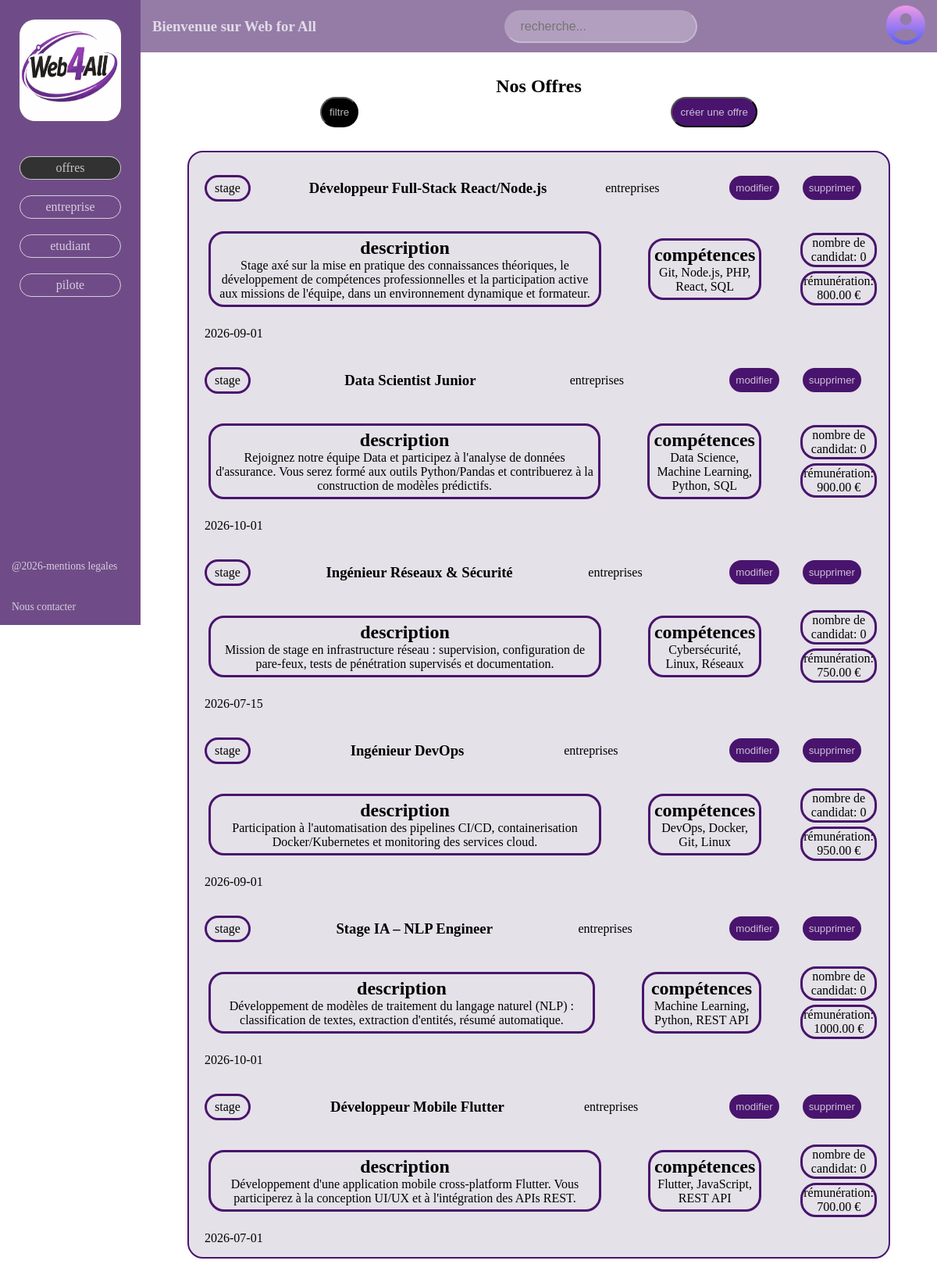
Screenshot of /index.php?controller=offers&action=index with the database file from the repository.
### tables this page shows
CREATE TABLE offre (
  id            INT UNSIGNED AUTO_INCREMENT PRIMARY KEY,
  titre         VARCHAR(200) NOT NULL,
  description   TEXT NOT NULL,
  remuneration  DECIMAL(8,2) UNSIGNED,
  date_debut    DATE,
  date_fin      DATE,
  duree_mois    TINYINT UNSIGNED,
  id_entreprise INT UNSIGNED NOT NULL,
  created_at    DATETIME NOT NULL DEFAULT CURRENT_TIMESTAMP,
  FOREIGN KEY (id_entreprise) REFERENCES entreprise(id) ON DELETE CASCADE
);

### app/controllers/OffersController.php (called while the page is built)
<?php
class OffersController {
    public function index() {
        require_once ROOT . '/app/models/OfferModel.php';
        $offers = (new OfferModel())->getAll();
        require_once ROOT . '/app/views/pages/offers.php';
    }
}
?>

### app/models/OfferModel.php (called while the page is built, shortened)
<?php
final class OfferModel
{
    public function getAll(): array
    {
        $pdo = Database::getPdo();
        $sql = "
            SELECT
                o.id,
                o.titre,
                o.description,
                o.remuneration,
                o.date_debut,
                o.date_fin,
                o.duree_mois,
                o.created_at,
                e.nom AS entreprise_nom,
                (SELECT COUNT(*) FROM candidature ca WHERE ca.id_offre = o.id) AS nb_candidatures,
                GROUP_CONCAT(DISTINCT c.libelle ORDER BY c.libelle SEPARATOR ', ') AS competences
            FROM offre o
            JOIN entreprise e ON o.id_entreprise = e.id
            LEFT JOIN offre_competence oc ON oc.id_offre = o.id
            LEFT JOIN competence c ON c.id = oc.id_competence
            GROUP BY o.id
            ORDER BY o.created_at DESC
        ";
        return $pdo->query($sql)->fetchAll();
    }
}

### app/views/pages/offers.php (the view, shortened to what this page needs)
<?php $cssExtra = '<link rel="stylesheet" href="/public/styles/offre.css">'; ?>
<section id="presentation-offre">
    <h1>Nos Offres</h1>
</section>
<section id="outils-offre">
    <button id="filtre" onclick="">filtre</button>
    <button id="creation-offre" onclick="ouvrir('popup-creer-offre')">créer une offre</button>
</section>
<section id="nos-offres">
    <div class="offres">
        <?php foreach (($offers ?? []) as $offer): ?>
            <div class="offre">
                <div class="debut-contenu-offre">
                    <div class="type" onclick="ouvrir('popup-postuler-offre')">stage</div>
                    <div class="title"><h3><?= htmlspecialchars((string)($offer['titre'] ?? ''), ENT_QUOTES, 'UTF-8') ?></h3></div>
                    <div><a class="employeur" href="/index.php?controller=entreprise&action=index">entreprises</a></div>
                    <div class="modification-offre">
                        <button onclick="ouvrir('popup-modifier-offre')">modifier</button>
                        <button onclick="ouvrir('popup-supprimer-offre')">supprimer</button>
                    </div>
                </div>
                <div class="contenu-offre">
                    <div class="description">
                        <h2>description</h2>
                        <article>
                            <p><?= nl2br(htmlspecialchars((string)($offer['description'] ?? ''), ENT_QUOTES, 'UTF-8')) ?></p>
                        </article>
                    </div>
                    <div class="competences">
                        <h2>compétences</h2>
                        <article>
                            <p><?= htmlspecialchars((string)($offer['competences'] ?? ''), ENT_QUOTES, 'UTF-8') ?></p>
                        </article>
                    </div>
                    <div class="detail">
                        <article><p>nombre de candidat: <?= htmlspecialchars((string)($offer['nb_candidatures'] ?? '0'), ENT_QUOTES, 'UTF-8') ?></p></article>
                        <article><p>rémunération: <?= htmlspecialchars((string)($offer['remuneration'] ?? ''), ENT_QUOTES, 'UTF-8') ?> €</p></article>
                    </div>
                </div>
                <div class="fin-contenu-offre">
                    <p><?= htmlspecialchars((string)($offer['date_fin'] ?? ''), ENT_QUOTES, 'UTF-8') ?></p>
                </div>
            </div>
        <?php endforeach; ?>
    </div>
</section>
<?php
require_once ROOT . '/app/views/layout/layout.php';?>

### public/styles/layout.css (style rules this page uses)
* { margin: 0; padding: 0; box-sizing: border-box; }
body { min-width: 850px; overflow-x: auto; }

### public/styles/offre.css (style rules this page uses)
#presentation-offre { display: flex; justify-content: center; align-items: center; }
#outils-offre { display: flex; justify-content: space-around; }
#outils-offre #filtre { background-color: black; border-radius: 25px; padding: 10px; color: rgba(255, 255, 255, 0.726); }
#outils-offre #creation-offre { background-color: rgb(73, 20, 109); border-radius: 25px; padding: 10px; color: rgba(255, 255, 255, 0.726); }
.offres { max-width: 900px; margin-left: auto; margin-right: auto; margin-top: 30px; padding: 5px 10px; border: 2px solid rgb(73, 20, 109); background-color: rgba(204, 198, 211, 0.53); border-radius: 20px; cursor: pointer; }
.debut-contenu-offre { display: flex; align-items: center; justify-content: space-between; }
.debut-contenu-offre .type { padding: 5px 10px; margin: 10px; border: 3px solid rgb(73, 20, 109); border-radius: 20px; }
.debut-contenu-offre .title { margin: 10px; }
.debut-contenu-offre .employeur { margin: 10px; text-decoration: none; color: black; }
.debut-contenu-offre .modification-offre { display: flex; justify-content: space-around; margin: 10px; }
.debut-contenu-offre .modification-offre button { padding:5px 5px; margin: 15px; border: 3px solid rgb(73, 20, 109); background-color: rgb(73, 20, 109); border-radius: 20px; color: rgba(255, 255, 255, 0.726); }
.contenu-offre { display: flex; align-items: center; gap: 30px; }
.contenu-offre .description { padding:5px 5px; margin: 15px; border: 3px solid rgb(73, 20, 109); border-radius: 20px; }
.contenu-offre .description h2 { display: flex; align-items: center; justify-content: center; }
.contenu-offre .competences { padding:5px 5px; margin: 15px; border: 3px solid rgb(73, 20, 109); border-radius: 20px; }
.contenu-offre .competences h2 { display: flex; align-items: center; justify-content: center; }
.contenu-offre .detail article { display: flex; align-items: center; padding: 1px 1px; border: 3px solid rgb(73, 20, 109); margin: 5px; border-radius: 20px; }
.fin-contenu-offre { display: flex; align-items: center; margin: 10px; }

### rows the page displays
offre: titre "Développeur Full-Stack React/Node.js", description "Stage axé sur la mise en pratique des connaissances théoriques, le développement de compétences professionnelles et la participation active aux missions de l'équipe, dans un environnement dynamique et formateur.", competences "Git, Node.js, PHP, React, SQL", nb_candidatures "0", remuneration "800.00", date_fin "2026-09-01"
offre: titre "Data Scientist Junior", description "Rejoignez notre équipe Data et participez à l'analyse de données d'assurance. Vous serez formé aux outils Python/Pandas et contribuerez à la construction de modèles prédictifs.", competences "Data Science, Machine Learning, Python, SQL", nb_candidatures "0", remuneration "900.00", date_fin "2026-10-01"
offre: titre "Ingénieur Réseaux & Sécurité", description "Mission de stage en infrastructure réseau : supervision, configuration de pare-feux, tests de pénétration supervisés et documentation.", competences "Cybersécurité, Linux, Réseaux", nb_candidatures "0", remuneration "750.00", date_fin "2026-07-15"
offre: titre "Ingénieur DevOps", description "Participation à l'automatisation des pipelines CI/CD, containerisation Docker/Kubernetes et monitoring des services cloud.", competences "DevOps, Docker, Git, Linux", nb_candidatures "0", remuneration "950.00", date_fin "2026-09-01"
offre: titre "Stage IA – NLP Engineer", description "Développement de modèles de traitement du langage naturel (NLP) : classification de textes, extraction d'entités, résumé automatique.", competences "Machine Learning, Python, REST API", nb_candidatures "0", remuneration "1000.00", date_fin "2026-10-01"
offre: titre "Développeur Mobile Flutter", description "Développement d'une application mobile cross-platform Flutter. Vous participerez à la conception UI/UX et à l'intégration des APIs REST.", competences "Flutter, JavaScript, REST API", nb_candidatures "0", remuneration "700.00", date_fin "2026-07-01"
